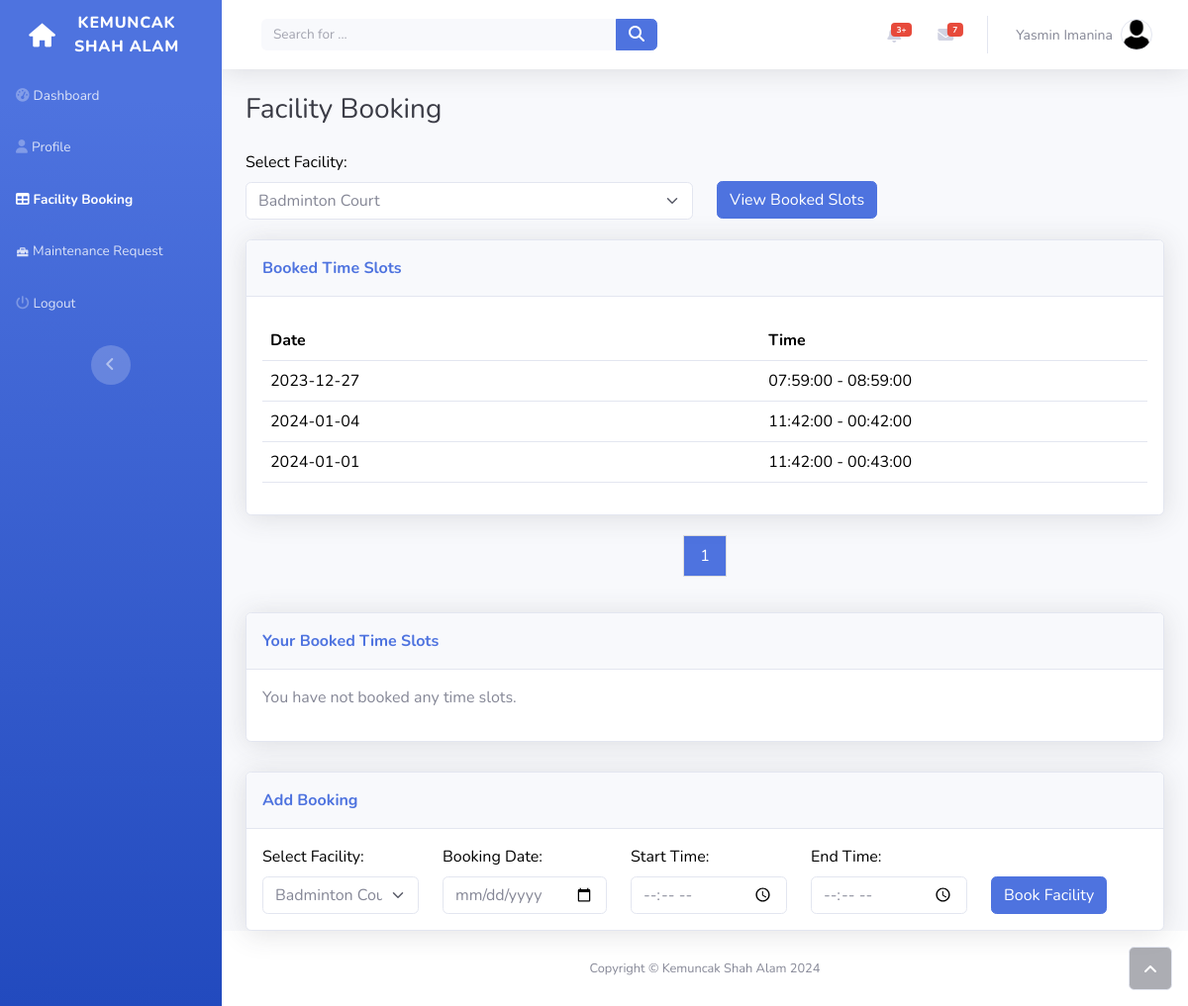
Screenshot of /resident/facility_booking.php?facility=1 (signed in) with the database file from the repository.
### tables this page shows
CREATE TABLE `user` (
  `user_id` int(20) NOT NULL,
  `username` varchar(100) NOT NULL,
  `password` varchar(100) NOT NULL,
  `role_id` int(20) NOT NULL,
  `fullname` varchar(255) NOT NULL,
  `email` varchar(255) NOT NULL,
  `phone_number` varchar(20) DEFAULT NULL,
  `ic_number` varchar(14) DEFAULT NULL,
  `emergency_contact` varchar(255) DEFAULT NULL,
  `unit_id` int(11) DEFAULT NULL,
  `profile_pic` varchar(255) DEFAULT NULL
);

CREATE TABLE `booking` (
  `booking_id` int(20) NOT NULL,
  `user_id` int(20) NOT NULL,
  `facility_id` int(20) NOT NULL,
  `booking_date` date NOT NULL,
  `start_time` time NOT NULL,
  `end_time` time NOT NULL
);

### resident/facility_booking.php (the view, shortened to what the rows shown need)
<?php
include '../include/connection.php';
$userId = $_SESSION["user_id"];
$sql = "SELECT username, fullname, profile_pic FROM user WHERE user_id = $userId";
$result = $conn->query($sql);
if ($result->num_rows == 1) {
    $user = $result->fetch_assoc();
} else {
    $username = "Unknown";
}
$limit = 5;
if (isset($_GET['facility'])) {
    $selectedFacility = $_GET['facility'];
    $page = isset($_GET['page']) ? $_GET['page'] : 1;
    $offset = ($page - 1) * $limit;
    $bookedSlotsSql = "SELECT booking_id, booking_date, start_time, end_time
                      FROM booking
                      WHERE facility_id = $selectedFacility
                      LIMIT $limit OFFSET $offset";
    $bookedSlotsResult = $conn->query($bookedSlotsSql);
}
?>
<!DOCTYPE html>
<html data-bs-theme="light" lang="en">
<head>
    <link rel="stylesheet" href="../assets/bootstrap/css/bootstrap.min.css">
    <link rel="stylesheet" href="../assets/fonts/fontawesome-all.min.css">
    <link rel="stylesheet" href="../assets/fonts/font-awesome.min.css">
    <link rel="stylesheet" href="../assets/fonts/typicons.min.css">
    <link rel="stylesheet" href="../assets/fonts/fontawesome5-overrides.min.css">
    <link rel="stylesheet" href="../assets/css/Lightbox-Gallery-baguetteBox.min.css">
</head>
<body id="page-top">
    <div id="wrapper">
        <div class="d-flex flex-column" id="content-wrapper">
            <div id="content">
            <nav class="navbar navbar-expand bg-white shadow mb-4 topbar static-top navbar-light">
                    <div class="container-fluid"><button class="btn btn-link d-md-none rounded-circle me-3" id="sidebarToggleTop" type="button"><i class="fas fa-bars"></i></button>
                        <ul class="navbar-nav flex-nowrap ms-auto">
                            <li class="nav-item dropdown no-arrow">
                                <div class="nav-item dropdown no-arrow"><a class="dropdown-toggle nav-link" aria-expanded="false" data-bs-toggle="dropdown" href="#"><span class="d-none d-lg-inline me-2 text-gray-600 small"><?php echo $user['fullname']; ?></span>
                                    <?php if (!empty($user['profile_pic'])): ?>
                                        <img class="border rounded-circle img-profile" src="../profile_pics/<?php echo $user['profile_pic']; ?>" alt="Current Profile Picture" width="50">
                                    <?php else: ?>
                                        <img class="border rounded-circle img-profile" src="../profile_pics/no-user.png" alt="Current Profile Picture" width="50">
                                    <?php endif; ?>
                                </a>
                                </div>
                            </li>
                        </ul>
                    </div>
                </nav>
                <div class="container-fluid">
                    <?php if (isset($bookedSlotsResult)): ?>
                        <div class="card shadow" style="margin-top: 20px;">
                            <div class="card-body">
                                <?php if ($bookedSlotsResult->num_rows > 0): ?>
                                    <div class="table-responsive table mt-2">
                                        <table class="table my-0" id="dataTable">
                                            <thead>
                                                <tr>
                                                    <th style="padding-right: 184px;">Date</th>
                                                    <th>Time</th>
                                                </tr>
                                            </thead>
                                            <tbody>
                                                <?php while ($slot = $bookedSlotsResult->fetch_assoc()): ?>
                                                    <tr>
                                                        <td><?php echo $slot['booking_date']; ?></td>
                                                        <td><?php echo $slot['start_time'] . ' - ' . $slot['end_time']; ?></td>
                                                        <td>
                                                        </td>
                                                    </tr>
                                                <?php endwhile; ?>
                                            </tbody>
                                        </table>
                                    </div>
                                <?php else: ?>
                                    <p>No booked time slots for the selected facility.</p>
                                <?php endif; ?>
                            </div>
                        </div>
                        <?php endif; ?>
                </div>
            </div>
        </div>
    </div>
</body>
</html>

### rows the page displays
user: fullname "Yasmin Imanina"
booking: booking_date "2023-12-27", start_time "07:59:00", end_time "08:59:00"
booking: booking_date "2024-01-04", start_time "11:42:00", end_time "00:42:00"
booking: booking_date "2024-01-01", start_time "11:42:00", end_time "00:43:00"

### other values shown
form field facility "Badminton Court"
